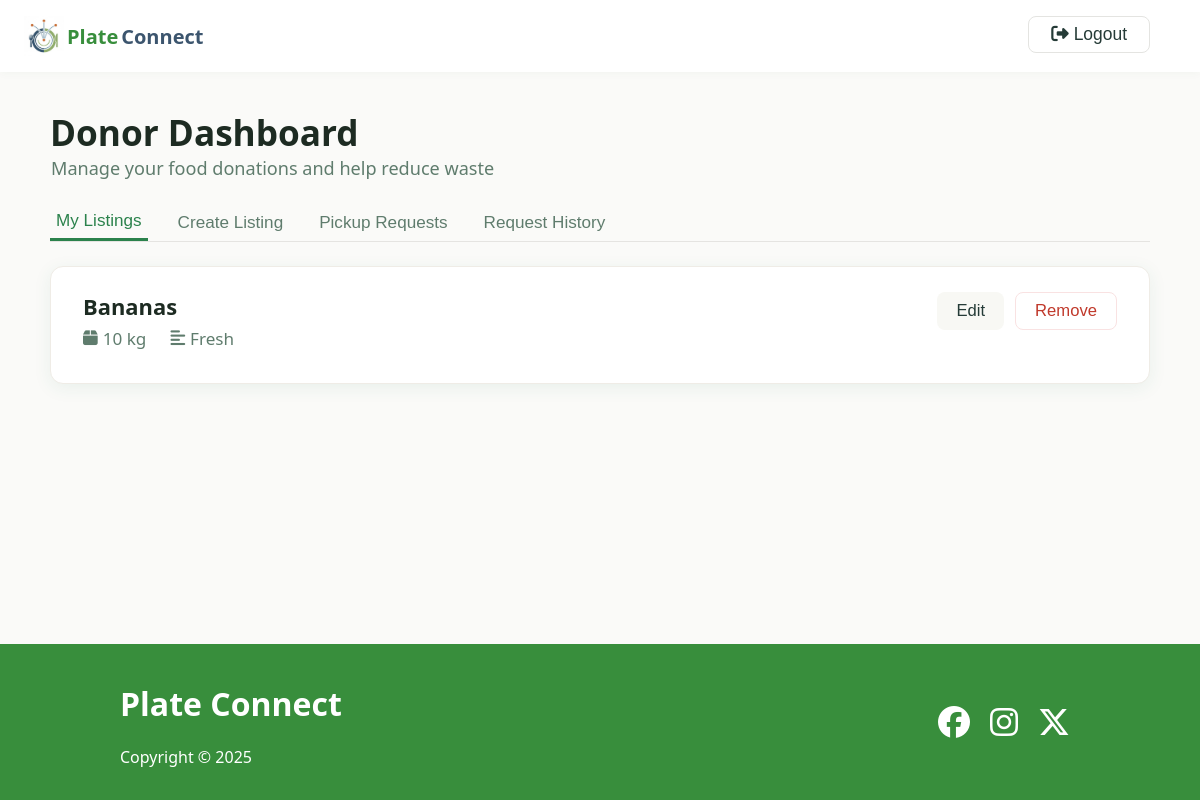
The app's page /donor_dashboard (signed in) with its own data.
### app.py (models this page shows)
class Listing(db.Model):
    id = db.Column(db.Integer, primary_key=True)
    donor_id = db.Column(db.Integer, db.ForeignKey("user.id"), nullable=False)
    food_type = db.Column(db.String(50), nullable=False)
    quantity = db.Column(db.String(50), nullable=False)
    description = db.Column(db.String(200))
    address = db.Column(db.String(200), nullable=False)
    donor = db.relationship("User", backref="listings")
    __table_args__ = {"sqlite_autoincrement": True}

### app.py (the view, shortened to what this page needs)
@app.route("/donor_dashboard")
def donor_dashboard():
    donor_id = session.get("user_id")
    if donor_id is None:
        return redirect(url_for("login"))
    user = User.query.get(donor_id)
    listings = Listing.query.filter_by(donor_id=donor_id).all()
    pickup_requests = []
    for listing in listings:
        requests = Request.query.filter_by(listing_id=listing.id).all()
    pickup_requests.sort(
        key=lambda x: (
            x["distance"] is None,
            x["distance"] if x["distance"] is not None else float("inf"),
        )
    )
    history_items = History.query.filter(
        History.donor_id == donor_id, History.status.in_(["approved", "removed"])
    ).all()
    request_history = []
    return render_template(
        "donor_dashboard.html",
        listings=listings,
        pickup_requests=pickup_requests,
        request_history=request_history,
    )

### templates/donor_dashboard.html (shortened to what this page needs)
<!DOCTYPE html>
<html lang="en">
<head>
    <link rel="stylesheet" href="{{ url_for('static', filename='style.css') }}">
    <link rel="stylesheet" href="{{ url_for('static', filename='donor_dashboard.css') }}">
    <link rel="stylesheet" href="https://cdnjs.cloudflare.com/ajax/libs/font-awesome/6.4.2/css/all.min.css">
</head>
<body>
    <main>
        <header class="header">
            <div class="logo">
                <img src="../static/images/logo.png" alt="">
                <a href="/" class="logo-text green-font">Plate</a>
                <a href="/" class="logo-text dark-blue-font">Connect</a>
                <form class='logout' method="POST" action="{{ url_for('logout') }}">
                    <button type="submit" class="back-btn"><i class="fa fa-sign-out-alt"></i> Logout</button>
                </form>
            </div>
        </header>
        <div class="dashboard-container">
            <div class="dashboard-header">
                <div>
                    <h1 class="dashboard-title">Donor Dashboard</h1>
                    <div class="dashboard-subtitle">Manage your food donations and help reduce waste</div>
                </div>
            </div>
            <div class="dashboard-tabs">
                <button class="dashboard-tab active" onclick="showTab('listings')">My Listings</button>
                <button class="dashboard-tab" onclick="showTab('create')">Create Listing</button>
                <button class="dashboard-tab" onclick="showTab('requests')">Pickup Requests</button>
                <button class="dashboard-tab" onclick="showTab('history')">Request History</button>
            </div>
            <div id="tab-listings" class="listings-table">
                {% if listings %}
                {% for listing in listings %}
                <div class="listing-card" data-id="{{ listing.id }}">
                    <div class="listing-details">
                        <div class="listing-title">
                            {{ listing.food_type }}
                        </div>
                        <div class="listing-meta">
                            <span><i class="fa fa-box icon"></i> {{ listing.quantity }}</span>
                            <span><i class="fa fa-align-left icon"></i> {{ listing.description }}</span>
                        </div>
                    </div>
                    <div class="listing-actions">
                        <button class="btn-edit"
                            onclick="editListing('{{ listing.id }}', '{{ listing.food_type|escape }}', '{{ listing.quantity|escape }}', '{{ listing.description|escape }}')">
                            Edit
                        </button>
                        <form method="POST" action="{{ url_for('remove_listing', listing_id=listing.id) }}">
                            <button type="submit" class="btn-remove">Remove</button>
                        </form>
                    </div>
                </div>
                {% endfor %}
                {% else %}
                <div style="color:#5f7c6d; font-size:1.13rem;">No listings yet.</div>
                {% endif %}
            </div>
        </div>
    </main>
    <footer class="footer">
        <div class="container">
            <div>
                <h1>Plate Connect</h1>
                <p>Copyright &copy; 2025</p>
            </div>
            <div class="social">
                <a href="#"><i class="fab fa-facebook fa-2x"></i></a>
                <a href="#"><i class="fab fa-instagram fa-2x"></i></a>
                <a href="#"><i class="fab fa-x-twitter fa-2x"></i></a>
            </div>
        </div>
    </footer>
</body>
</html>

### static/style.css (style rules this page uses)
:root { --green: #388e3c; --dark-green: #1b5e20; --dark-blue: #3C556E; }
html, body { height: 100%; margin: 0; }
body { display: flex; flex-direction: column; min-height: 100vh; }
main { flex: 1; }
.green-font { color: var(--green); }
.dark-blue-font { color: var(--dark-blue); }
body { background: #fafcfb; color: #1b5e20; font-family: 'Segoe UI', 'Arial', sans-serif; margin: 0; padding: 0; }
.header { display: flex; justify-content: space-between; align-items: center; background: #fff; box-shadow: 0 2px 8px rgba(27, 94, 32, 0.03); padding: 0 40px 0 24px; height: 72px; position: sticky; top: 0; z-index: 10; }
.logo { display: flex; align-items: flex-start; gap: 3px; justify-content: center; }
.logo img { height: 40px; }
.logo-text { display: flex; align-self: center; font-size: 1.25rem; font-weight: bold; text-decoration: none; cursor: pointer; transition: color 0.18s; }
.footer { padding: 1rem 0; background: var(--green); }
.footer .container { margin: 0 100px; padding: 0 20px; display: grid; grid-template-columns: repeat(2, 1fr); gap: 20px; height: 100%; color: white; background: var(--green); }
.footer .social { display: flex; justify-content: flex-end; align-items: center; }
.footer .social a { margin: 0 10px; color: white; transition: color 0.2s; }

### static/donor_dashboard.css (style rules this page uses)
body { font-family: 'Segoe UI', Arial, sans-serif; background: #fafaf8; color: #253b37; margin: 0; padding: 0; }
.header .logo { display: flex; justify-content: flex-start; width: 100%; }
.header .logo .logout { margin-left: auto; }
.dashboard-container { max-width: 1100px; margin: 0 auto; padding: 36px 0; }
.dashboard-header { display: flex; align-items: center; gap: 18px; margin-bottom: 8px; }
.back-btn { background: #fff; border: 1px solid #e4e4e1; border-radius: 8px; padding: 7px 22px; color: #253b37; font-size: 1.09rem; cursor: pointer; font-weight: 500; margin-right: 10px; transition: background 0.18s; }
.dashboard-title { font-size: 2.2rem; font-weight: 700; color: #1d2b22; margin: 0; }
.dashboard-subtitle { color: #5f7c6d; font-size: 1.13rem; margin-bottom: 22px; margin-left: 1px; }
.dashboard-tabs { display: flex; gap: 24px; border-bottom: 1px solid #e5e4e1; margin-bottom: 24px; }
.dashboard-tab { padding-bottom: 7px; font-weight: 500; font-size: 1.07rem; color: #5f7c6d; cursor: pointer; border: none; background: none; transition: color 0.18s; }
.dashboard-tab.active { color: #2b824c; border-bottom: 3px solid #2b824c; }
.listings-table { display: flex; flex-direction: column; gap: 18px; margin-top: 4px; }
.listing-card { background: #fff; border-radius: 13px; border: 1px solid #efece6; box-shadow: 0 4px 18px rgba(33, 122, 83, 0.08); padding: 25px 32px; display: flex; justify-content: space-between; align-items: flex-start; transition: box-shadow 0.18s; }
.listing-details { flex: 1; min-width: 0; }
.listing-title { font-size: 1.37rem; font-weight: 700; color: #1d2b22; margin-bottom: 6px; display: flex; gap: 10px; align-items: center; }
.listing-meta { display: flex; gap: 24px; flex-wrap: wrap; margin-bottom: 8px; color: #5f7c6d; font-size: 1.07rem; align-items: center; }
.listing-meta span { display: flex; align-items: center; gap: 5px; }
.listing-meta .icon { font-size: 1.05rem; }
.listing-actions { display: flex; flex-direction: row; gap: 11px; }
.btn-edit, .btn-remove { padding: 8px 19px; border-radius: 8px; font-size: 1.04rem; font-weight: 500; border: none; cursor: pointer; transition: background 0.18s, color 0.18s; background: #f8f8f4; color: #253b37; margin-bottom: 4px; }
.btn-remove { color: #c0392b; background: #fff; border: 1px solid #f9e2e2; }

### records on screen
Listing: food_type "Bananas", quantity "10 kg", description "Fresh"
